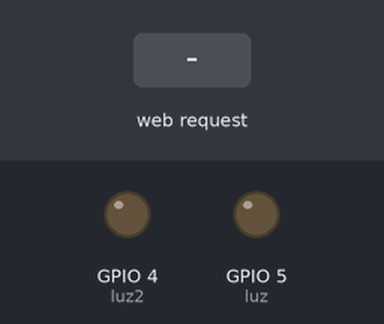
The sketch below on a simulated ESP8266 (NodeMCU). Shown: output pins drawn as LEDs (lit = HIGH). The inputs (shaded band) are chosen by the test bench. WiFi joins after 1.5 s; servers stay silent unless stated; what the sketch prints to the serial monitor is not drawn.

Above: at 2.7 s.
2.8 s: HTTP request GET /lampadaon received
At 3.4 s:
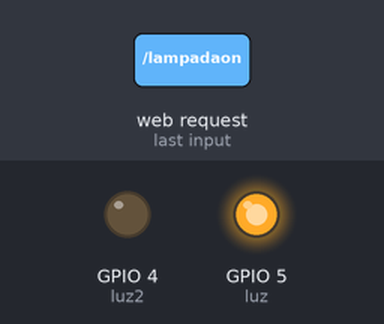
4.3 s: HTTP request GET /lampadaoff received
At 4.6 s:
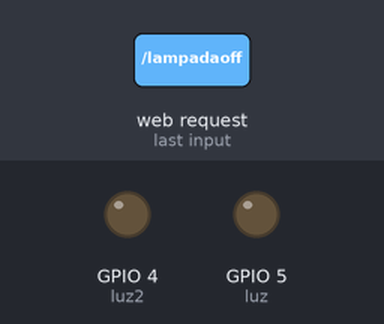
Timing chart, 0 to 7.3 s (numbered marks = the images above; inputs shaded):
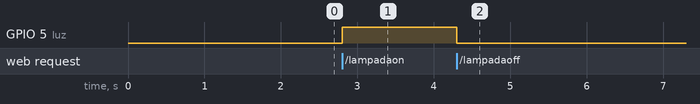

Measured:
- after the input at 2.8 s, GPIO 5 (luz): LOW → HIGH at once
- after the input at 4.3 s, GPIO 5 (luz): HIGH → LOW at once

The sketch:

BasePorta.ino
```cpp
/*código de desenvolvimento do projeto de IOT do capítulo de robótica eletrônica do IEEE da UFJF

*/
// Inclusão das bibliotecas
#include <ESP8266WiFi.h>
#include <ESP8266WebServer.h>

// Configração do WiFi
char ssid []= "IEEE";  // SSID Wifi
char senha []= "REieeeUFJF2023";  // Senha Wifi

// Variáveis de Server e Status do LED
ESP8266WebServer server(80);

bool LEDstatus = LOW;
int luz = 5;// variável lâmpada
int luz2 = 4;
// afim de evitar error evite usar as portas genéricas do nodemcu 1,2,3,15,13
bool lampada_status = LOW;
int conexao = 115200;

void conectarWiFi(char SSID[], char SENHA[]){

  Serial.print("Conectando a rede");
  Serial.println(SSID);

  WiFi.begin(SSID, SENHA);
  while(WiFi.status () != WL_CONNECTED){
    delay(500);
    Serial.print(".");
    }

  Serial.println(" ");
  Serial.println("WiFi Conectado");
  Serial.println("Endereço de IP: ");
  Serial.println(WiFi.localIP());
  }


void setup(){
  // Inicia Serial e LED
  Serial.begin(conexao);
  pinMode(luz2, OUTPUT);
  pinMode(luz, OUTPUT);
  Serial.println("iniciado");
  conectarWiFi(ssid, senha);
  // Configura Handles do Server e Inicia Server
      //Nesta função aqui, toda vez que o botão é apertado no site ele chama essa função que atualiza o estatus da variável.

  server.on("/", handle_OnConnect);
  server.on("/ledon", handle_ledon);
  server.on("/ledoff", handle_ledoff);
  server.on("/lampadaon", handle_lampadaon);
  server.on("/lampadaoff", handle_lampadaoff);
  server.onNotFound(handle_NotFound);
  server.begin();
  Serial.println("Servidor HTTP iniciado!");
}

void loop(){
  //Serial.println("teste");
  server.handleClient();    // Faz o Handle
  if (LEDstatus)            // Checa se LED deve acender
    digitalWrite(luz2, HIGH);

   else
    digitalWrite(luz2, LOW);


  if(lampada_status)
  {
    digitalWrite(luz,HIGH);
    digitalWrite(luz2, LOW);
  }
  else
  {
    digitalWrite(luz,LOW);
    digitalWrite(luz2, LOW);
  }


}

// FUNÇÕES HANDLE PARA HTML SERVER

void handle_OnConnect() {
  server.send(200, "text/html", SendHTML(LEDstatus, lampada_status));
}

void handle_ledon() {
  LEDstatus = HIGH;
  server.send(200, "text/html", SendHTML(LEDstatus, lampada_status));
}

void handle_lampadaon(){
  lampada_status = HIGH;
  server.send(200, "text/html", SendHTML(LEDstatus, lampada_status));
}

void handle_lampadaoff(){
  lampada_status = LOW;
  server.send(200, "text/html", SendHTML(LEDstatus, lampada_status));
}

void handle_ledoff() {
  LEDstatus = LOW;
  server.send(200, "text/html", SendHTML(LEDstatus, lampada_status));
}

void handle_NotFound() {
  server.send(404, "text/plain", "Not found");
}
//Aqui estamos montando um site como uma string que ficará armazenado no IP do Roteador que conectamos.
String SendHTML(bool led, bool lampada) {
  String ptr = "<!DOCTYPE html>\n";
  ptr += "<html>\n";
  ptr += "<head>\n";
  ptr += "<style>\n";
ptr += "    body {\n";
ptr += "        font-family: Arial, sans-serif;\n";
ptr += "        background-color: #b9ffff;\n";
ptr += "        text-align: center;\n";
ptr += "    }\n";
ptr += "    h1 {\n";
ptr += "        color: #333;\n";
ptr += "    }\n";
ptr += "    p {\n";
ptr += "        color: #666;\n";
ptr += "    }\n";
ptr += "    input[type='button'] {\n";
ptr += "        background-color: #086ca4;\n";
ptr += "        border: none;\n";
ptr += "        color: white;\n";
ptr += "        padding: 10px 20px;\n";
ptr += "        text-align: center;\n";
ptr += "        text-decoration: none;\n";
ptr += "        display: inline-block;\n";
ptr += "        font-size: 16px;\n";
ptr += "        border-radius: 5px;\n";
ptr += "        margin: 10px;\n";
ptr += "    }\n";
ptr += "</style>\n";


  ptr += "<title>Controle do LED</title>\n";
  ptr += "</head>\n";
  ptr += "<body>\n";
  ptr +=" <h1><img src=https://th.bing.com/th/id/OIP.K3it6ygEsOPHdB23WcRuEAHaCd?rs=1&pid=ImgDetMain><h1>";
  ptr += "<h1>Gerenciamento via IOT</h1>\n";
  ptr += "<p>Botoes.</p>\n";
  ptr += "<form method=\"get\">\n";
   if (lampada)
     ptr += "<input type=\"button\" value=\"APAGAR LAMPADA\" onclick=\"window.location.href='/lampadaoff'\">\n";
  else
      ptr += "<input type=\"button\" value=\"ACENDER LAMPADA\" onclick=\"window.location.href='/lampadaon'\">\n";
  if (led)
    ptr += "<input type=\"button\" value=\"ABRIR PORTA\" onclick=\"window.location.href='/ledoff'\">\n";
  else
    ptr += "<input type=\"button\" value=\"FECHAR PORTA\" onclick=\"window.location.href='/ledon'\">\n";
  ptr += "</form>\n";
  ptr += "</body>\n";
  ptr += "</html>\n";
  return ptr;
}
// muito interessante observar que o site é todo um bloco de String que que adicionamos itens com funções.
```
